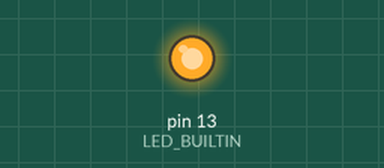
The sketch below on a simulated Arduino Uno, built with avr-gcc and run on an emulated ATmega328P. Shown: output pins drawn as LEDs (lit = HIGH).

Above: at 0.5 s.
At 2.5 s:
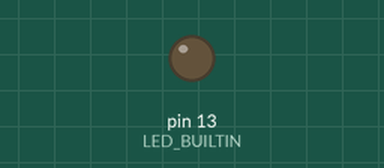
Timing chart, 0 to 5.2 s (numbered marks = the images above):
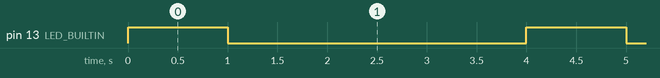

The sketch:

square_waves.ino
```cpp
void setup() {
  // put your setup code here, to run once:
  pinMode(LED_BUILTIN, OUTPUT);
  Serial.begin(9600);
}

float length = 4000; // ms.
float high_percentage = 0.25;


float high = length * high_percentage;
float low = length - high;

void loop() {
  // put your main code here, to run repeatedly:

  /*
  Serial.print(high);
  Serial.print("\t");
  Serial.print(low);
  Serial.print("\n");
  */
  digitalWrite(LED_BUILTIN, HIGH);
  delay(high);
  digitalWrite(LED_BUILTIN, LOW);
  delay(low);
}

/*
int high = 2000; // ms.
int low  = 1000; // ms.

void loop() {
  // put your main code here, to run repeatedly:
  digitalWrite(LED_BUILTIN, HIGH);
  delay(high);
  digitalWrite(LED_BUILTIN, LOW);
  delay(low);
}
*/
```

Measured:
- by itself, pin 13 (LED_BUILTIN): alternates HIGH for 1.0 s and LOW for 3.0 s
